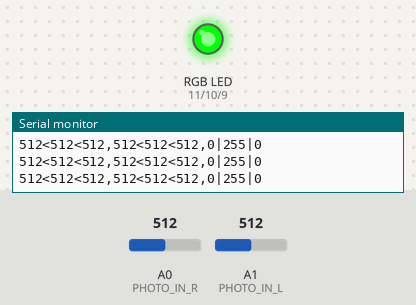
A sketch run on a simulated Arduino Uno, built with avr-gcc and run on an emulated ATmega328P. Parts: an RGB LED mixed from three pins (HIGH = lit), the last lines printed to the serial monitor. The test bench sets the inputs (shaded band); at power-on: A0 (PHOTO_IN_R) = 512, A1 (PHOTO_IN_L) = 512. Pins used as bus, display or sensor lines are not drawn.

Above: at 1.2 s.
1.3 s: A0 (PHOTO_IN_R) set to 716
At 1.9 s:
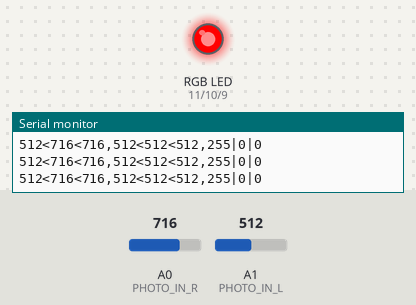
2.8 s: A1 (PHOTO_IN_L) set to 531
At 4.0 s:
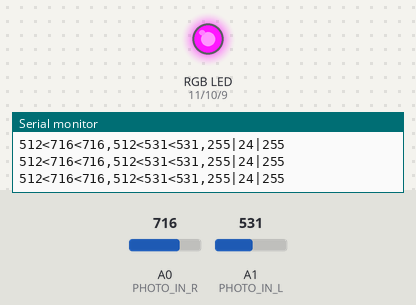
4.3 s: A0 (PHOTO_IN_R) set to 900
At 5.0 s:
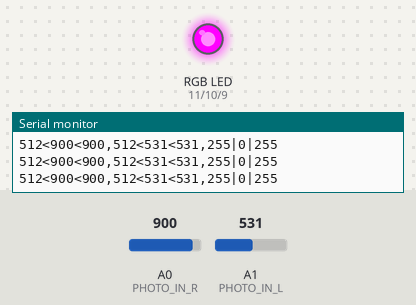
5.8 s: A1 (PHOTO_IN_L) set to 716
At 7.0 s:
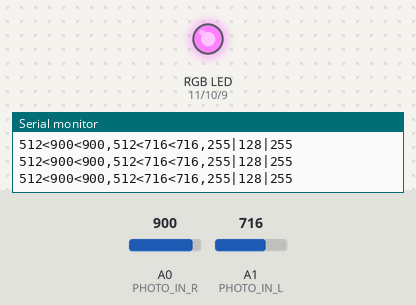
7.3 s: A0 (PHOTO_IN_R) set to 892
At 8.0 s:
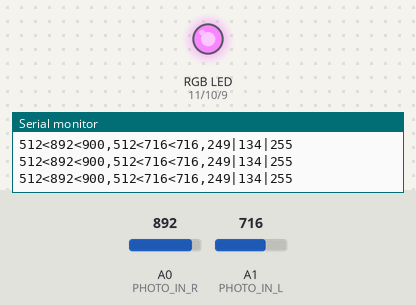
8.8 s: A1 (PHOTO_IN_L) set to 900
At 10.2 s:
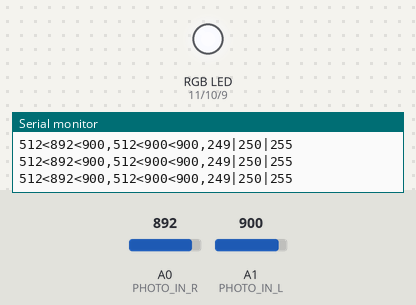
Timing chart, 0 to 11.3 s (numbered marks = the images above; inputs shaded):
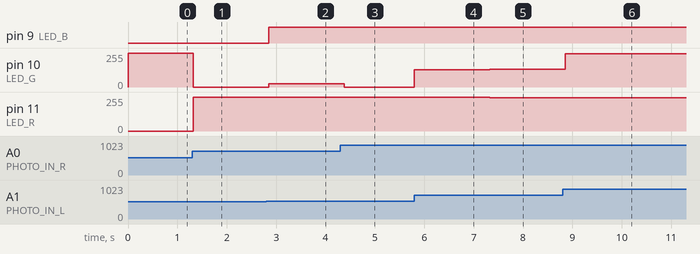

Measured:
- the behaviour switches between 512 and 513 on A1 (PHOTO_IN_L) (found by bisection; images 1 and 2)
- after the input at 1.3 s, pin 10 (LED_G): 255/255 → 0/255 at once; pin 11 (LED_R): 0/255 → 255/255 at once
- after the input at 2.8 s, pin 9 (LED_B): LOW → HIGH after 0.05 s; pin 10 (LED_G): 0/255 → 24/255 after 0.05 s
- after the input at 4.3 s, pin 10 (LED_G): 24/255 → 0/255 after 0.08 s
- after the input at 5.8 s, pin 10 (LED_G): 0/255 → 128/255 at once
- after the input at 7.3 s, pin 10 (LED_G): 128/255 → 134/255 at once; pin 11 (LED_R): 255/255 → 249/255 at once
- after the input at 8.8 s, pin 10 (LED_G): 134/255 → 250/255 after 0.06 s

The sketch:

two_light_sensor_with_three_led.ino
```cpp
const int MAX_OUT = 255;

const int LED_R = 11;
const int LED_G = 10;
const int LED_B = 9;

const int PHOTO_IN_R = 0;
const int PHOTO_IN_L = 1;

const int PHOTO_POWER_R = 5;
const int PHOTO_POWER_L = 6;

void setup(){
  Serial.begin(9600);

  // set up leds
  pinMode(LED_R, OUTPUT);
  pinMode(LED_G, OUTPUT);
  pinMode(LED_B, OUTPUT);

  // power photo resistors
  analogWrite(PHOTO_POWER_R, MAX_OUT);
  analogWrite(PHOTO_POWER_L, MAX_OUT);
}

int ledPower (int light, int lMin, int lMax){
  return ((light - lMin) * 1.0 / (lMax - lMin)) * MAX_OUT;
};

// store min and max readings from photo resistors
int rMax = -1;
int lMax = -1;
int dMax = -1; // max delta between r and l
int rMin = -1;
int lMin = -1;
int dMin = -1; // min delta between r and l

// begin main loop
void loop(){
  // read input from photo resistors
  int rLight = analogRead(PHOTO_IN_R);
  int lLight = analogRead(PHOTO_IN_L);

  // calculate delta
  int dLight;
  if(rLight > lLight) dLight = rLight - lLight;
  else dLight = lLight - rLight;

  // figure out min and max readings
  if (rMax == -1 || rLight > rMax) rMax = rLight;
  if (lMax == -1 || lLight > lMax) lMax = lLight;
  if (dMax == -1 || dLight > dMax) dMax = dLight;
  if (rMin == -1 || rLight < rMin) rMin = rLight;
  if (lMin == -1 || lLight < lMin) lMin = lLight;
  if (dMin == -1 || dLight < dMin) dMin = dLight;

  // calculate led power
  int rPow = 0;
  int gPow = 0;
  int bPow = 0;

  // as r + light, + light of red led
  rPow = ledPower(rLight, rMin, rMax);

  // as delta r and l decreases, + light of green led
  gPow = MAX_OUT - ledPower(dLight, dMin, dMax);

  // as l + light, + light of blue led
  bPow = ledPower(lLight, lMin, lMax);

  // write out led power
  analogWrite(LED_R, rPow);
  analogWrite(LED_G, gPow);
  analogWrite(LED_B, bPow);

  // print some info
  Serial.print(rMin);
  Serial.print("<");
  Serial.print(rLight);
  Serial.print("<");
  Serial.print(rMax);
  Serial.print(",");
  Serial.print(lMin);
  Serial.print("<");
  Serial.print(lLight);
  Serial.print("<");
  Serial.print(lMax);
  Serial.print(",");
  Serial.print(rPow);
  Serial.print("|");
  Serial.print(gPow);
  Serial.print("|");
  Serial.print(bPow);
  Serial.println();

  delay(100);
}
```
